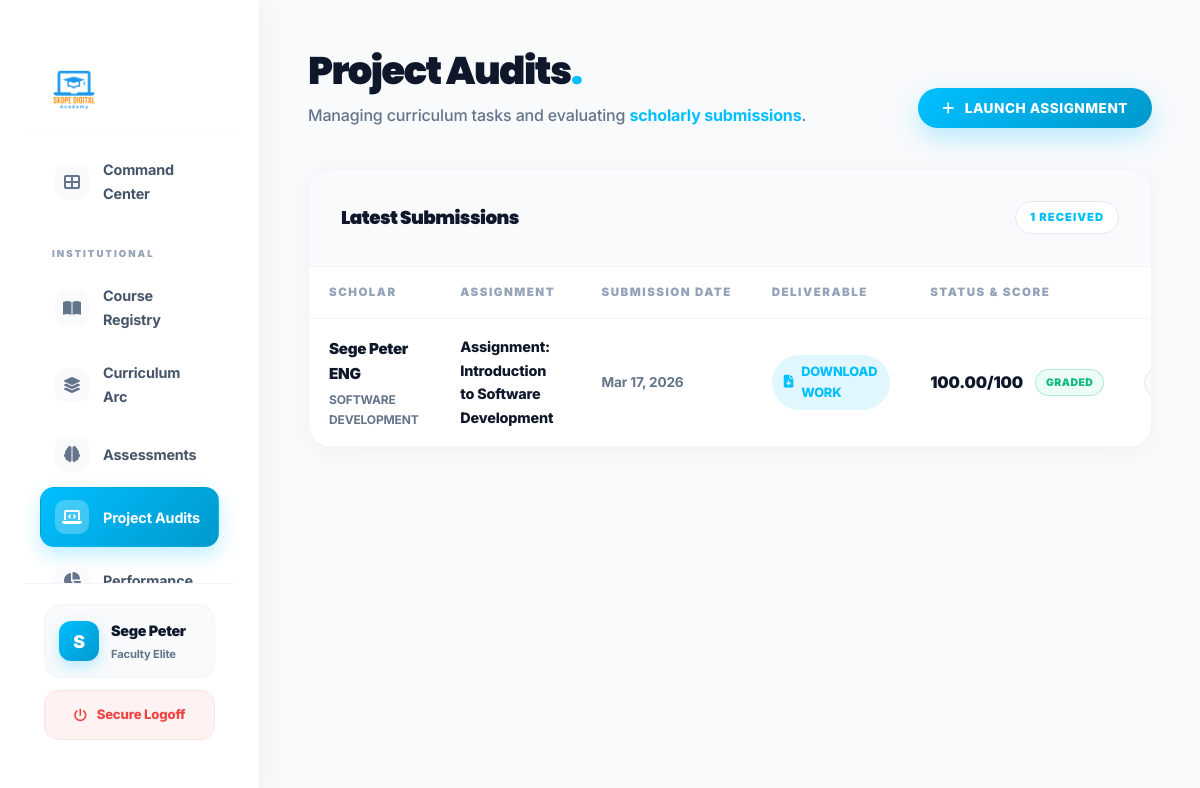
Page /tutor/assignments.php (signed in) on the committed database.
### tables this page shows
CREATE TABLE `assignment_submissions` (
  `id` int(11) NOT NULL AUTO_INCREMENT,
  `assignment_id` int(11) NOT NULL,
  `student_id` int(11) NOT NULL,
  `file_url` varchar(500) DEFAULT NULL,
  `notes` text DEFAULT NULL,
  `score` decimal(5,2) DEFAULT NULL,
  `feedback` text DEFAULT NULL,
  `status` enum('pending','graded') DEFAULT 'pending',
  `submitted_at` datetime DEFAULT current_timestamp(),
  `graded_at` datetime DEFAULT NULL,
  PRIMARY KEY (`id`),
  UNIQUE KEY `unique_submission` (`assignment_id`,`student_id`),
  KEY `student_id` (`student_id`)
);

CREATE TABLE `users` (
  `id` int(11) NOT NULL AUTO_INCREMENT,
  `name` varchar(150) NOT NULL,
  `email` varchar(191) NOT NULL,
  `password` varchar(255) NOT NULL,
  `role` enum('admin','tutor','student') NOT NULL DEFAULT 'student',
  `admission_number` varchar(50) DEFAULT NULL,
  `phone` varchar(20) DEFAULT NULL,
  `avatar` varchar(255) DEFAULT NULL,
  `bio` text DEFAULT NULL,
  `dob` date DEFAULT NULL,
  `gender` enum('male','female','other') DEFAULT NULL,
  `county` varchar(100) DEFAULT NULL,
  `nationality` varchar(100) DEFAULT 'Kenyan',
  `national_id` varchar(50) DEFAULT NULL,
  `education_level` varchar(100) DEFAULT NULL,
  `id_document` varchar(255) DEFAULT NULL,
  `referral_code` varchar(50) DEFAULT NULL,
  `referred_by` int(11) DEFAULT NULL,
  `status` enum('active','pending','suspended') NOT NULL DEFAULT 'pending',
  `email_verified` tinyint(1) DEFAULT 0,
  `points` int(11) DEFAULT 0,
  `merit_coins` decimal(15,2) DEFAULT 0.00,
  `created_at` datetime DEFAULT current_timestamp(),
  `last_login` datetime DEFAULT NULL,
  PRIMARY KEY (`id`),
  UNIQUE KEY `email` (`email`),
  UNIQUE KEY `referral_code` (`referral_code`),
  UNIQUE KEY `national_id` (`national_id`),
  UNIQUE KEY `admission_number` (`admission_number`),
  KEY `fk_referred_by` (`referred_by`),
  CONSTRAINT `fk_referred_by` FOREIGN KEY (`referred_by`) REFERENCES `users` (`id`) ON DELETE SET NULL
);

CREATE TABLE `courses` (
  `id` int(11) NOT NULL AUTO_INCREMENT,
  `tutor_id` int(11) NOT NULL,
  `category_id` int(11) DEFAULT NULL,
  `title` varchar(255) NOT NULL,
  `slug` varchar(280) DEFAULT NULL,
  `description` text DEFAULT NULL,
  `level` enum('beginner','intermediate','advanced') DEFAULT 'beginner',
  `price` decimal(10,2) DEFAULT 0.00,
  `thumbnail` varchar(255) DEFAULT NULL,
  `preview_video` varchar(255) DEFAULT NULL,
  `status` enum('draft','pending','published','archived') DEFAULT 'draft',
  `duration_hours` decimal(5,1) DEFAULT 0.0,
  `total_lessons` int(11) DEFAULT 0,
  `enrolled_count` int(11) DEFAULT 0,
  `avg_rating` decimal(3,2) DEFAULT 0.00,
  `created_at` datetime DEFAULT current_timestamp(),
  PRIMARY KEY (`id`),
  KEY `tutor_id` (`tutor_id`),
  KEY `category_id` (`category_id`)
);

CREATE TABLE `assignments` (
  `id` int(11) NOT NULL AUTO_INCREMENT,
  `course_id` int(11) NOT NULL,
  `title` varchar(255) NOT NULL,
  `description` text DEFAULT NULL,
  `due_date` datetime DEFAULT NULL,
  `max_score` int(11) DEFAULT 100,
  `created_at` datetime DEFAULT current_timestamp(),
  PRIMARY KEY (`id`),
  KEY `course_id` (`course_id`)
);

### tutor/assignments.php (the view, shortened to what this page needs)
<?php
require_once 'includes/header.php';
?>
<?php
try {
    $stmt = $pdo->prepare("SELECT asub.*, u.name as student_name, a.title as assignment_title, a.max_score, c.title as course_title
                           FROM assignment_submissions asub
                           JOIN assignments a ON asub.assignment_id = a.id
                           JOIN courses c ON a.course_id = c.id
                           JOIN users u ON asub.student_id = u.id
                           WHERE c.tutor_id = ?
                           ORDER BY asub.submitted_at DESC");
    $stmt->execute([$tutor['id']]);
    $submissions = $stmt->fetchAll();
} catch (Exception $e) {
    $submissions = [];
    $my_courses = [];
}
?>
<?php require_once 'includes/sidebar.php'; ?>
<main class="main-content">
<header class="portal-header" style="margin-bottom: 40px; display: flex; justify-content: space-between; align-items: flex-end; flex-wrap: wrap; gap: 20px;">
    <div class="greeting">
        <h1 style="font-size: clamp(1.8rem, 5vw, 2.4rem); font-weight: 950; margin: 0; letter-spacing: -1.5px; color: var(--text-main);">Project Audits<span style="color: var(--primary);">.</span></h1>
        <p style="color: var(--text-dim); margin-top: 8px; font-weight: 500; font-size: 1rem;">Managing curriculum tasks and evaluating <span style="color: var(--primary); font-weight: 700;">scholarly submissions</span>.</p>
    </div>
    <div style="display: flex; gap: 12px;">
        <button onclick="document.getElementById('newAssModal').style.display='flex'" class="btn-premium" style="padding: 12px 24px;">
            <i class="fas fa-plus"></i> LAUNCH ASSIGNMENT
        </button>
    </div>
</header>
    <div class="premium-card" style="padding: 0; overflow: hidden;">
        <div style="padding: 32px; background: #f8fafc; border-bottom: 1px solid #f1f5f9; display: flex; justify-content: space-between; align-items: center;">
            <h3 style="margin: 0; font-size: 1.15rem; font-weight: 950; color: var(--text-main);">Latest Submissions</h3>
            <span style="padding: 6px 14px; background: white; border: 1px solid #e2e8f0; border-radius: 50px; font-size: 0.7rem; font-weight: 950; color: var(--primary); text-transform: uppercase; letter-spacing: 1px;"><?= count($submissions) ?> RECEIVED</span>
        </div>
        <div style="overflow-x: auto;">
            <table style="width: 100%; border-collapse: collapse; min-width: 1000px;">
                <thead>
                    <tr style="border-bottom: 1px solid #f1f5f9;">
                        <th style="padding: 24px 32px; text-align: left; font-size: 0.75rem; font-weight: 950; color: #94A3B8; text-transform: uppercase; letter-spacing: 1.5px;">Scholar</th>
                        <th style="padding: 24px 32px; text-align: left; font-size: 0.75rem; font-weight: 950; color: #94A3B8; text-transform: uppercase; letter-spacing: 1.5px;">Assignment</th>
                        <th style="padding: 24px 32px; text-align: left; font-size: 0.75rem; font-weight: 950; color: #94A3B8; text-transform: uppercase; letter-spacing: 1.5px;">Submission Date</th>
                        <th style="padding: 24px 32px; text-align: left; font-size: 0.75rem; font-weight: 950; color: #94A3B8; text-transform: uppercase; letter-spacing: 1.5px;">Deliverable</th>
                        <th style="padding: 24px 32px; text-align: left; font-size: 0.75rem; font-weight: 950; color: #94A3B8; text-transform: uppercase; letter-spacing: 1.5px;">Status & Score</th>
                        <th style="padding: 24px 32px; text-align: right; font-size: 0.75rem; font-weight: 950; color: #94A3B8; text-transform: uppercase; letter-spacing: 1.5px;">Actions</th>
                    </tr>
                </thead>
                <tbody>
                    <?php if(!empty($submissions)): ?>
                        <?php foreach($submissions as $s): ?>
                        <tr style="border-bottom: 1px solid #f1f5f9; transition: 0.2s;" onmouseover="this.style.background='#F9FAFB'" onmouseout="this.style.background='transparent'">
                            <td style="padding: 24px 32px;">
                                <div style="font-weight: 900; color: var(--text-main); font-size: 0.95rem; letter-spacing: -0.3px;"><?= htmlspecialchars($s['student_name']) ?></div>
                                <div style="font-size: 0.75rem; color: var(--text-dim); font-weight: 700; text-transform: uppercase; margin-top: 4px;"><?= htmlspecialchars($s['course_title']) ?></div>
                            </td>
                            <td style="padding: 24px 32px;">
                                <div style="font-weight: 800; color: var(--text-main); font-size: 0.9rem;"><?= htmlspecialchars($s['assignment_title']) ?></div>
                            </td>
                            <td style="padding: 24px 32px;">
                                <div style="font-weight: 700; color: var(--text-dim); font-size: 0.85rem;"><?= date('M j, Y', strtotime($s['submitted_at'])) ?></div>
                            </td>
                            <td style="padding: 24px 32px;">
                                <a href="../uploads/assignments/<?= $s['file_url'] ?>" target="_blank" style="display: inline-flex; align-items: center; gap: 8px; color: var(--primary); text-decoration: none; font-weight: 800; font-size: 0.8rem; padding: 6px 12px; background: #E0F7FF; border-radius: 50px;">
                                    <i class="fas fa-file-download"></i> DOWNLOAD WORK
                                </a>
                            </td>
                            <td style="padding: 24px 32px;">
                                <div style="display: flex; align-items: center; gap: 12px;">
                                    <span style="font-size: 1rem; font-weight: 950; color: var(--text-main);"><?= $s['score'] !== null ? $s['score'] . '/' . $s['max_score'] : '--' ?></span>
                                    <span style="padding: 4px 10px; background: <?= $s['status'] == 'graded' ? '#ECFDF5' : '#FFFBEB' ?>; color: <?= $s['status'] == 'graded' ? '#10B981' : '#F59E0B' ?>; border-radius: 50px; font-size: 0.65rem; font-weight: 950; text-transform: uppercase; letter-spacing: 0.5px; border: 1px solid <?= $s['status'] == 'graded' ? '#10B981' : '#F59E0B' ?>44;"><?= $s['status'] ?></span>
                                </div>
                            </td>
                            <td style="padding: 24px 32px; text-align: right;">
                                <button onclick="openGradeModal('<?= $s['id'] ?>', '<?= addslashes($s['student_name']) ?>', '<?= $s['max_score'] ?>', '<?= addslashes($s['notes']) ?>')" class="btn-premium" style="padding: 8px 16px; font-size: 0.75rem; background: #F8FAFC; color: var(--text-main); border: 1px solid #E2E8F0; box-shadow: none;">REVIEW & GRADE</button>
                            </td>
                        </tr>
                        <?php endforeach; ?>
                    <?php endif; ?>
                </tbody>
            </table>
        </div>
    </div>
</main>
</body>
</html>

### assets/css/main.css (style rules this page uses)
:root { --primary: #00BFFF; --primary-dark: #0080FF; --primary-glow: rgba(0, 191, 255, 0.12); --secondary: #FF8C00; --secondary-dark:#E67E00; --secondary-glow:rgba(255, 140, 0, 0.12); --slate-900: #0f172a; --slate-800: #1e293b; --slate-700: #334155; --slate-100: #f1f5f9; --white: #FFFFFF; --bg-light: #F8FAFC; --dark: #0f172a; --dark-card: #ffffff; --dark-border: #e2e8f0; --glass-bg: rgba(255, 255, 255, 0.7); --glass-border: rgba(255, 255, 255, 0.4); --text-main: #0f172a; --text-muted: #475569; --text-dim: #64748b; --success: #10B981; --warning: #F59E0B; --danger: #EF4444; --radius-sm: 8px; --radius: 14px; --radius-lg: 24px; --radius-xl: 32px; --shadow-premium: 0 20px 40px -15px rgba(15, 23, 42, 0.1); --shadow-lg: 0 25px 50px -12px rgba(0, 0, 0, 0.08); --transition: 0.4s cubic-bezier(0.16, 1, 0.3, 1); --font-main: 'Inter', sans-serif; --font-heading: 'Poppins', sans-serif; --vid-indigo: #3B3C68; --vid-indigo-dark:#2A2B4D; --vid-light: #F8FAFD; --vid-slate: #1E293B; }
*, *::before, *::after { box-sizing: border-box; margin: 0; padding: 0; }
html { scroll-behavior: smooth; font-size: 16px; }
body { font-family: var(--font-main); background: var(--bg-light); color: var(--text-main); line-height: 1.65; overflow-x: hidden; -webkit-font-smoothing: antialiased; letter-spacing: -0.01em; }
h1, h2, h3, h4, h5, h6 { font-family: var(--font-heading); font-weight: 800; color: #1e293b; letter-spacing: -0.03em; }
a { color: var(--primary); text-decoration: none; transition: color var(--transition); }
button { cursor: pointer; font-family: var(--font-main); }
h1, h2, h3, h4, h5, h6 { font-weight: 700; line-height: 1.2; color: var(--text-primary); }
h1 { font-size: clamp(2rem, 5vw, 3.5rem); }
h3 { font-size: clamp(1.2rem, 3vw, 1.75rem); }
.premium-card { background: var(--white); border: 1px solid var(--dark-border); border-radius: var(--radius-lg); padding: 40px; transition: var(--transition); box-shadow: var(--shadow-premium); position: relative; overflow: hidden; }
:root { --sidebar-w: 280px; }
html, body { min-height: 100vh; width: 100%; }
.main-content { margin-left: var(--sidebar-w); min-height: 100vh; padding: 40px 60px; background: var(--bg-light); width: auto; position: relative; transition: all var(--transition); }
:root { --sidebar-w: 260px; }
.main-content { margin-left: var(--sidebar-w); padding: 32px 48px; }
@media (max-width: 1366px) { .main-content { padding: 24px 32px; } }

### assets/css/admin.css (style rules this page uses)
:root { --primary: #00AEEF; --primary-glow: rgba(0, 174, 239, 0.12); --secondary: #FF8C00; --accent: #6366F1; --success: #10B981; --danger: #EF4444; --warning: #F59E0B; --bg-main: #F8FAFC; --bg-sidebar: #FFFFFF; --surface: #FFFFFF; --surface-glass: rgba(255, 255, 255, 0.9); --text-main: #0F172A; --text-dim: #64748B; --text-muted: #94A3B8; --border: #E2E8F0; --border-light: rgba(226, 232, 240, 0.6); --shadow-sm: 0 4px 12px rgba(15, 23, 42, 0.04); --shadow-md: 0 12px 30px rgba(15, 23, 42, 0.08); --shadow-lg: 0 20px 50px rgba(15, 23, 42, 0.12); --shadow-premium: 0 30px 60px -12px rgba(15, 23, 42, 0.18); --radius-sm: 12px; --radius-md: 20px; --radius-lg: 32px; --sidebar-w: 280px; --header-h: 80px; --transition: 0.4s cubic-bezier(0.4, 0, 0.2, 1); --grad-primary: linear-gradient(135deg, #00AEEF 0%, #0072FF 100%); --grad-dark: linear-gradient(135deg, #0f172a 0%, #1e293b 100%); }
* { box-sizing: border-box; margin: 0; padding: 0; }
body.dashboard-body { background: var(--bg-main); color: var(--text-main); font-family: 'Inter', sans-serif; display: flex; overflow-x: hidden; }
.main-content { margin-left: var(--sidebar-w); flex: 1; min-height: 100vh; display: flex; flex-direction: column; transition: var(--transition); }
.premium-card { background: var(--surface); border-radius: var(--radius-md); padding: 32px; box-shadow: var(--shadow-sm); border: 1px solid var(--border); transition: var(--transition); }
.btn-premium { background: var(--grad-primary); color: white; padding: 12px 24px; border-radius: 14px; font-weight: 800; font-size: 0.85rem; text-decoration: none; display: inline-flex; align-items: center; gap: 10px; border: none; cursor: pointer; transition: 0.3s; box-shadow: 0 10px 20px -5px rgba(0, 174, 239, 0.3); }

### rows in the picture
assignment_submissions: users.name "Sege Peter ENG", courses.title "SOFTWARE DEVELOPMENT", assignment.title "Assignment: Introduction to Software Development", submitted_at "Mar 17, 2026", score "100.00", assignment.max_score "100", status "GRADED"

### other values in the picture
substr($tutor['name'] ?? 'T', 0, 1) "S"
$tutor['name'] "Sege Peter"
count($submissions) "1"
